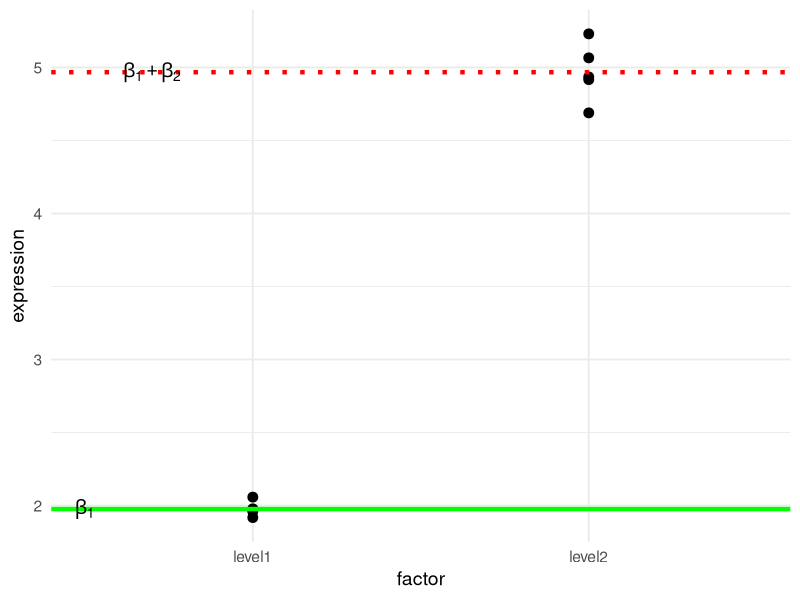

Recreate this plot in R.
# Load necessary library
library(ggplot2)

# Create sample data
data <- data.frame(
  genotype = rep(c("level1", "level2"), each = 5),
  expression = c(rnorm(5, mean = 2, sd = 0.1), rnorm(5, mean = 5, sd = 0.1))
)

# Define beta coefficients
beta_1 <- mean(data$expression[data$genotype == "level1"])
beta_2 <- mean(data$expression[data$genotype == "level2"])

# Create the plot
ggplot(data, aes(x = genotype, y = expression)) +
  geom_point(size = 3, color = "black") +  # Plot points
  geom_hline(yintercept = beta_1, color = "green", size = 1.5) +  # β₀ line
  geom_hline(yintercept = beta_2, color = "red", size = 1.5, linetype = "dotted") +  # β₁ line
  labs(x = "factor", y = "expression") +
  theme_minimal(base_size = 14) +
  annotate("text", x = 0.5, y = beta_1, label = expression(beta[1]), color = "black", parse = TRUE, size = 5) +
  annotate("text", x = 0.7, y = beta_2, label = expression(beta[1]+beta[2]), color = "black", parse = TRUE, size = 5)
